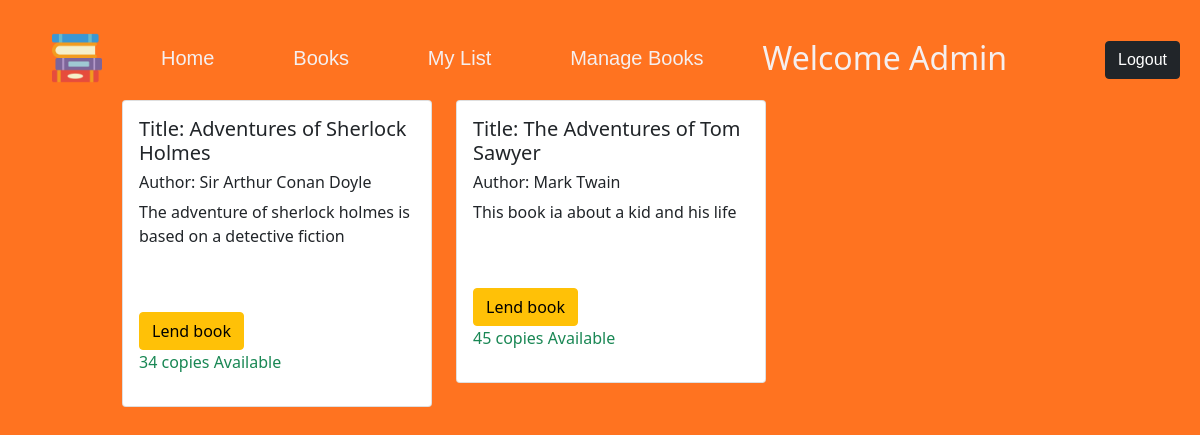
Page /BookView (signed in) on the committed database.
### tables this page shows
CREATE TABLE Book (
    bookId int(11) NOT NULL Primary Key AUTO_INCREMENT,
    title varchar(255) NOT NULL,
   `description` varchar(255) NOT NULL,
    author varchar(255) NOT NULL,
    numberOfCopies int(11) NOT NULL
    
);

### public/controller/BookController.php (called while the page is built, shortened)
<?php
include_once "service/BookService.php";
class BookController
{
    private $bookService;
    public function __construct()
    {
        $this->bookService = new BookService();
    }
    public function index()
    {
      $books = $this->bookService->getAllBooks();
      include ('views/BookView.php');
    }
}

### public/index.php (called while the page is built)
<?php
require_once('SwitchRouter.php');
$uri = trim($_SERVER['REQUEST_URI'], '/');
$router = new SwitchRouter();
$router->route($uri);

### db.php (called while the page is built)
<?php
class DB extends PDO
{
    private static DB $instance;
    public static function getInstance(): DB
    {
        if (empty(self::$instance)) {
            try {
                $dbOptions = self::getConfig();
                $port = $dbOptions['port'];
                $host = $dbOptions['hostname'];
                $name = $dbOptions['name'];
                $user = $dbOptions['username'];
                $password = $dbOptions['password'];
                $charset = 'utf8mb4';
                $dsn = "mysql:host=$host;port=$port;dbname=$name;charset=$charset";
                self::$instance = new DB($dsn, $user, $password);
                self::$instance->setAttribute(PDO::ATTR_ERRMODE, PDO::ERRMODE_SILENT);
            } catch (PDOException $pdoe) {
                echo $pdoe->getMessage();
            }
        }
        return self::$instance;
    }
    static function getConfig()
    {
        return [
            'hostname' => $_ENV['PHP_DB_HOST'],
            'port' => 3306,
            'username' => $_ENV['MYSQL_USER'],
            'password' => $_ENV['MYSQL_ROOT_PASSWORD'],
            'name' => $_ENV['MYSQL_DATABASE']
        ];
    }
}

### public/service/BookService.php (called while the page is built, shortened)
<?php
require_once("../db.php");
require_once("model/Book.php");
class BookService extends PDO
{
    private DB $db;
    public function __construct()
    {
        $this->db = DB::getInstance();
    }
    public function getAllBooks()
    {
        $stmt = $this->db->prepare("select bookId,title,description,author,numberOfCopies from Book ORDER BY bookId DESC");
        $stmt->setFetchMode(PDO::FETCH_CLASS, 'Book');
        $stmt->execute();
        $books = $stmt->fetchAll();
        return $books;
    }
}

### public/model/Book.php (called while the page is built, shortened)
<?php
class Book
{
    private ?string $title = null;
    private ?string $description = null;
    private ?string $author = null;
    private ?string $numberOfCopies = null;
    public function __construct()
    {
        $number_of_arguments = func_num_args();
    }
    public function getTitle()
    {
        return $this->title;
    }
    public function getAuthor()
    {
        return $this->author;
    }
    public function getDescription()
    {
        return $this->description;
    }
    public function getNumberOfCopies()
    {
        return $this->numberOfCopies;
    }
}

### public/views/BookView.php (the view, shortened to what this page needs)
<?php
include 'Menubar.php';
include_once "controller/BookController.php";
include_once "model/Book.php";
echo ('<link href="https://cdn.jsdelivr.net/npm/bootstrap@5.1.3/dist/css/bootstrap.min.css" rel="stylesheet">');
echo (' <link rel="stylesheet" href="css/style1.css">');
?>
<div class="bookcard">
    <div class="row">
        <?php
         if (count($books)==0) {
            echo("There is no book to read. incase of a problem contact the library Admin.");
        }else{
        foreach ($books as $book) {
        ?>
            <br>
            <div class="col-sm-4">
                <form id="addtomylist" action="addToMyList" method="post">
                    <div class="card">
                        <div class="card-body">
                            <h5 class="card-title">Title: <?php echo $book->getTitle() ?></h5>
                            <h6 class="card-text">Author: <?php echo $book->getAuthor() ?></h6>
                            <p class="card-text"><?php echo $book->getDescription() ?></p>
                            <br><br>
                            <button  class="btn btn-warning" id="lendbook" type="submit" name="submit">Lend book</button>
                            <p class="card-text text-success"> <?php echo $book->getNumberOfCopies() ?> copies Available</p>
                        </div>
                    </div>
                </form>
                <br>
            </div>
        <?php
        }
    }
        ?>
    </div>
</div>
</body>
</html>

### public/SwitchRouter.php (shortened to what this page needs)
<?php
class SwitchRouter
{
    public function route($uri)
    {
        switch ($uri) {
            case 'BookView':
                require __DIR__ . '/controller/BookController.php';
                $controller = new BookController();
                $controller->index();
                break;
        }
    }
}

### public/views/Menubar.php (shortened to what this page needs)
<!DOCTYPE html>
<html lang="en">
<head>
  <link rel="stylesheet" href="css/style1.css">
</head>
<body>
  <nav>
    <div>
      <ul class="navbar navbar-extend-sm " >
        <a href="home">
          <img class="logo" src="img/logo.png" alt="book">
        </a>
        <?php
        if (isset($_SESSION["user"])) {
          echo ' <li><a href="home">Home</a></li>';
          echo ' <li><a href="BookView">Books</a></li>';
          echo ' <li><a href="mylist">My List</a></li>';
          if ($_SESSION["user"]->role === "admin"){
            echo ' <li><a href="managebooksview">Manage Books</a></li>';
          }
          echo ' <li class="username"> Welcome ' . $_SESSION["user"]->firstName .  '<li>';
          echo '<li><a  href="logout"><button class="btn btn-dark justify-content-end">Logout</button></a></li>';
        } else {
          echo '<li><a href="home">Home</a></li>';
          echo '<li><a href="login">Books</a></li>';
          echo ' <li><a href="login">My List</a></li>';
          echo '<li><a href="signup">Become a member</a></li>';
          echo '<li><a href="login"><button class="btn btn-dark justify-content-end">Login</button></a></li>';
        }
        ?>
      </ul>
    </div>
  </nav>

### public/css/style1.css (style rules this page uses)
* { margin: 0; padding: 0; }
body { background-color: #FF7320 ; }
nav { width: 100%; height: 100px; }
ul { margin-left: 20px ; }
ul li { list-style: none; display: inline-block; line-height: 100px; }
ul li a { display: block; text-decoration: none; font-size: 20px; font-family: Arial, Helvetica, sans-serif; color: #f5efef; padding: 0 20px; }
.logo { width: 50px; }
.bookcard { margin-left: 100px; margin-right: 100px; }
.card { margin-bottom: 10px; }
.row { margin-left: 10px; }
.username { margin-right: 20px; color: #f5efef; font-size:xx-large; margin-inline-end: 0%; }

### rows in the picture
book: title "Adventures of Sherlock Holmes", author "Sir Arthur Conan Doyle", description "The adventure of sherlock holmes is based on a detective fiction", numberOfCopies "34"
book: title "The Adventures of Tom Sawyer", author "Mark Twain", description "This book ia about a kid and his life", numberOfCopies "45"

### other values in the picture
$_SESSION["user"]->firstName "Admin"
